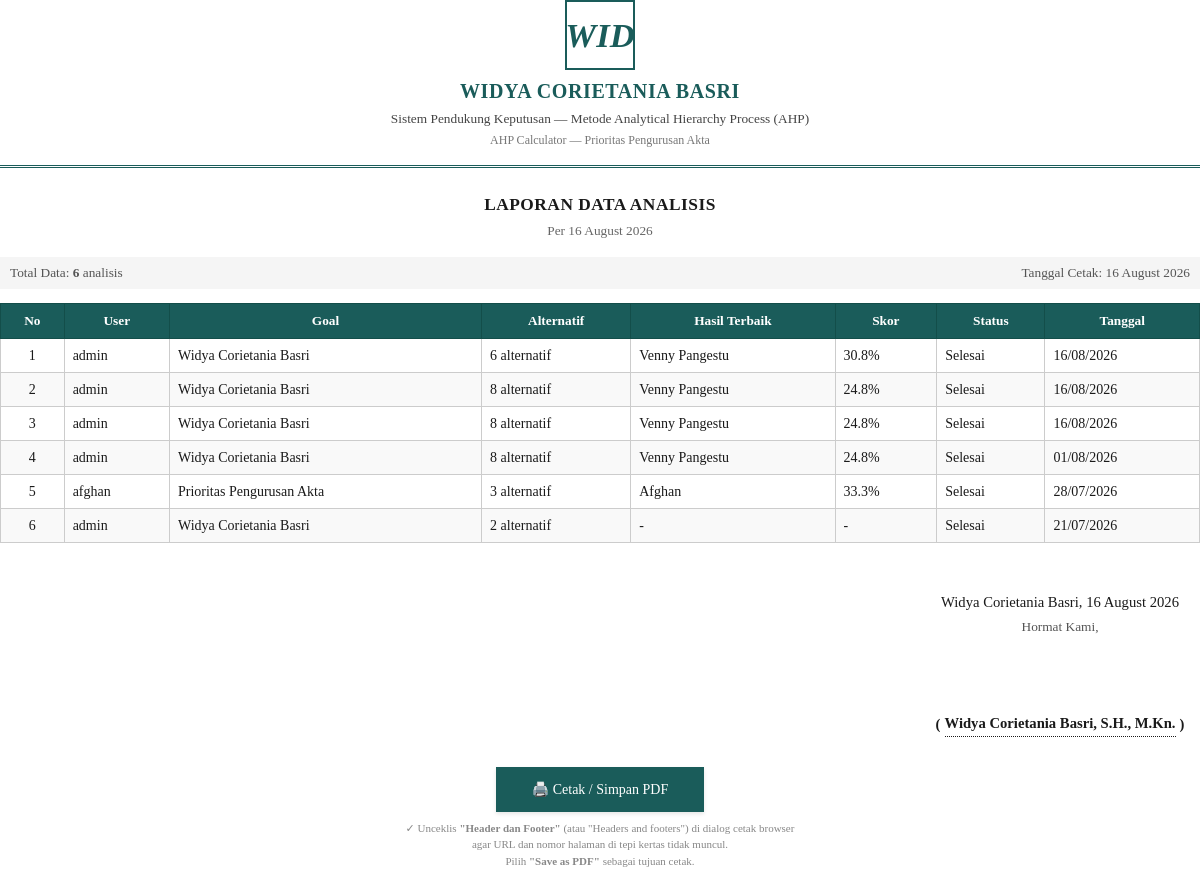
The page /report.php?type=analyses (signed in) on the database its author committed.
### tables this page shows
CREATE TABLE `analyses` (
  `id` int NOT NULL,
  `user_id` int DEFAULT NULL,
  `goal` varchar(255) NOT NULL DEFAULT 'Prioritas Pengurusan Akta',
  `client_name` varchar(100) DEFAULT NULL,
  `notes` text,
  `status` enum('draft','completed') DEFAULT 'draft',
  `created_at` timestamp NULL DEFAULT CURRENT_TIMESTAMP,
  `updated_at` timestamp NULL DEFAULT CURRENT_TIMESTAMP ON UPDATE CURRENT_TIMESTAMP
);

CREATE TABLE `users` (
  `id` int NOT NULL,
  `username` varchar(50) NOT NULL,
  `email` varchar(100) NOT NULL,
  `password_hash` varchar(255) NOT NULL,
  `role` enum('super_admin','user') NOT NULL DEFAULT 'user',
  `is_active` tinyint(1) DEFAULT '1',
  `last_login` timestamp NULL DEFAULT NULL,
  `created_at` timestamp NULL DEFAULT CURRENT_TIMESTAMP,
  `updated_at` timestamp NULL DEFAULT CURRENT_TIMESTAMP ON UPDATE CURRENT_TIMESTAMP
);

### db_helpers.php (called while the page is built, shortened)
<?php
function isSuperAdmin()
{
    return isset($_SESSION["user_role"]) &&
        $_SESSION["user_role"] === "super_admin";
}
function dbGetAllAnalyses()
{
    $db = Database::getInstance();
    $analyses = $db->getRows(
        "SELECT a.*, u.username as user_name,
         (SELECT COUNT(*) FROM alternatives WHERE analysis_id = a.id) as alt_count,
         (SELECT JSON_UNQUOTE(JSON_EXTRACT(result_data, '$.ranking')) FROM comparisons WHERE analysis_id = a.id AND type = 'results' LIMIT 1) as ranking_json
         FROM analyses a LEFT JOIN users u ON a.user_id = u.id ORDER BY a.created_at DESC",
    );
    foreach ($analyses as &$a) {
        if ($a["ranking_json"]) {
            $ranking = json_decode($a["ranking_json"], true);
        }
    }
    return $analyses;
}
function dbEnsureSettingsTable()
{
    static $ensured = false;
    if ($ensured) return;
    try {
        $ensured = true;
    } catch (Exception $e) {}
}
function dbGetSetting($key, $default = '')
{
    try {
        $db = Database::getInstance();
        $val = $db->getValue("SELECT setting_value FROM settings WHERE setting_key = ?", [$key]);
        if ($val !== null) return $val;
    } catch (Exception $e) {}
    $defaults = [
        'app_name' => APP_NAME,
        'app_institution' => APP_INSTITUTION,
        'app_logo_text' => 'A',
        'app_logo_url' => '',
        'report_signer_title' => 'Hormat Kami,',
        'report_signer_name' => 'Widya Corietania Basri, S.H., M.Kn.',
        'report_header_align' => 'center',
    ];
    return $defaults[$key] ?? $default;
}

### database.php (called while the page is built, shortened)
<?php
class Database {
    private static $instance = null;
    private $conn;
    private $host;
    private $user;
    private $pass;
    private $dbname;
    private $port;
    private function __construct() {
        $this->host = DB_HOST;
        $this->user = DB_USER;
        $this->pass = DB_PASS;
        $this->dbname = DB_NAME;
        $this->port = DB_PORT;
    }
    private function connect() {
        $this->conn = new mysqli($this->host, $this->user, $this->pass, $this->dbname, $this->port);
        $this->conn->set_charset("utf8mb4");
    }
    public static function getInstance() {
        if (self::$instance === null) {
            self::$instance = new self();
        }
        return self::$instance;
    }
    public function query($sql, $params = []) {
        if (empty($params)) {
            $result = $this->conn->query($sql);
            return $result;
        }
        $stmt = $this->conn->prepare($sql);
        if (!empty($params)) {
            $types = '';
            $values = [];
            foreach ($params as $param) {
                if (is_int($param)) {
                    $types .= 'i';
                } elseif (is_float($param)) {
                    $types .= 'd';
                } elseif (is_null($param)) {
                    $types .= 's';
                } else {
                    $types .= 's';
                }
                $values[] = $param;
            }
            $stmt->bind_param($types, ...$values);
        }
        $stmt->execute();
        $result = $stmt->get_result();
        return $result;
    }
    public function getRow($sql, $params = []) {
        $result = $this->query($sql, $params);
        if ($result instanceof mysqli_result) {
            return $result->fetch_assoc();
        }
        return null;
    }
    public function getRows($sql, $params = []) {
        $result = $this->query($sql, $params);
        if ($result instanceof mysqli_result) {
            return $result->fetch_all(MYSQLI_ASSOC);
        }
        return [];
    }
    public function getValue($sql, $params = []) {
        $row = $this->getRow($sql, $params);
        if ($row) {
            return reset($row);
        }
        return null;
    }
}

### report.php (the view, shortened to what this page needs)
<?php
require_once 'database.php';
require_once 'db_helpers.php';
$type = $_GET['type'] ?? '';
$today = date('d F Y');
$institution = dbGetSetting('app_institution', APP_INSTITUTION);
$appName = dbGetSetting('app_name', APP_NAME);
$logoText = dbGetSetting('app_logo_text', 'A');
$logoUrl = dbGetSetting('app_logo_url', '');
$signerTitle = dbGetSetting('report_signer_title', 'Hormat Kami,');
$signerName = dbGetSetting('report_signer_name', 'Widya Corietania Basri, S.H., M.Kn.');
$headerAlign = dbGetSetting('report_header_align', 'center');
$data = [];
$title = '';
$headers = [];
$rows = [];
switch ($type) {
    case 'analyses':
        $title = 'Laporan Data Analisis';
        $data = isSuperAdmin() ? dbGetAllAnalyses() : dbGetUserAnalyses($_SESSION['user_id']);
        $headers = ['No', 'User', 'Goal', 'Alternatif', 'Hasil Terbaik', 'Skor', 'Status', 'Tanggal'];
        $no = 1;
        foreach ($data as $a) {
            $alts = $a['alt_count'] ?? 0;
            $top = $a['top_alternative'] ?? '-';
            $score = isset($a['top_score']) ? number_format($a['top_score'] * 100, 1) . '%' : '-';
            $rows[] = [
                $no++,
                $a['user_name'] ?? htmlspecialchars($_SESSION['username'] ?? '-'),
                $a['goal'],
                $alts . ' alternatif',
                $top,
                $score,
                $a['status'] === 'completed' ? 'Selesai' : 'Draft',
                date('d/m/Y', strtotime($a['created_at'])),
            ];
        }
        break;
}
?>
<!DOCTYPE html>
<html lang="id">
<head>
</head>
<body>
    <div class="letterhead <?= $headerAlign === 'center' ? 'header-center' : 'header-left' ?>">
        <div class="logo-area">
            <?php if (!empty($logoUrl)): ?>
            <img src="<?= htmlspecialchars($logoUrl) ?>" alt="Logo">
            <?php else: ?>
            <span><?= htmlspecialchars($logoText) ?></span>
            <?php endif; ?>
        </div>
        <div class="text-area">
            <h1><?= htmlspecialchars($institution) ?></h1>
            <p class="sub">Sistem Pendukung Keputusan — Metode Analytical Hierarchy Process (AHP)</p>
            <p class="address"><?= htmlspecialchars($appName) ?> — Prioritas Pengurusan Akta</p>
        </div>
    </div>
    <div class="report-title">
        <h3><?= htmlspecialchars($title) ?></h3>
        <p class="periode">Per <?= $today ?></p>
    </div>
    <div class="info-bar">
        <span>Total Data: <strong><?= count($data) ?></strong>
            <?php
                $label = match($type) {
                    'users' => 'user',
                    'criteria' => 'kriteria',
                    'alternatives' => 'alternatif',
                    'analyses' => 'analisis',
                    default => 'data'
                };
                echo $label;
            ?>
        </span>
        <span>Tanggal Cetak: <?= $today ?></span>
    </div>
    <table>
        <thead>
            <tr>
                <?php foreach ($headers as $h): ?>
                <th><?= htmlspecialchars($h) ?></th>
                <?php endforeach; ?>
            </tr>
        </thead>
        <tbody>
            <?php if (empty($rows)): ?>
            <tr><td colspan="<?= count($headers) ?>" style="padding:24px;color:#aaa;text-align:center;">Tidak ada data.</td></tr>
            <?php else: ?>
                <?php foreach ($rows as $r): ?>
                <tr>
                    <?php foreach ($r as $i => $cell): ?>
                    <td class="<?= $i === 0 ? '' : 'left' ?>"><?= htmlspecialchars($cell) ?></td>
                    <?php endforeach; ?>
                </tr>
                <?php endforeach; ?>
            <?php endif; ?>
        </tbody>
    </table>
    <div class="signature-wrapper">
        <div class="signature-box">
            <p class="city-date"><?= htmlspecialchars($institution) ?>, <?= $today ?></p>
            <p class="title-label"><?= htmlspecialchars($signerTitle) ?></p>
            <div class="name-container">
                <span>(</span>
                <span class="name-line"><?= htmlspecialchars($signerName) ?></span>
                <span>)</span>
            </div>
        </div>
    </div>
    <div class="no-print">
        <button onclick="window.print()">🖨️ Cetak / Simpan PDF</button>
        <p class="print-note">
            ✓ Unceklis <strong>"Header dan Footer"</strong> (atau "Headers and footers") di dialog cetak browser<br>
            agar URL dan nomor halaman di tepi kertas tidak muncul.<br>
            Pilih <strong>"Save as PDF"</strong> sebagai tujuan cetak.
        </p>
    </div>
</body>
</html>

### report.php (style rules this page uses)
* { box-sizing: border-box; margin: 0; padding: 0; }
body { font-family: 'Georgia', 'Times New Roman', Times, serif; font-size: 11pt; line-height: 1.5; color: #1a1a1a; width: 100%; }
.letterhead { margin-bottom: 24px; padding-bottom: 16px; border-bottom: 3px double #1a5c5a; }
.letterhead.header-center { display: flex; flex-direction: column; align-items: center; justify-content: center; text-align: center; }
.letterhead .logo-area { flex-shrink: 0; width: 70px; height: 70px; border: 2px solid #1a5c5a; display: flex; align-items: center; justify-content: center; margin-bottom: 6px; }
.letterhead .logo-area span { font-family: Georgia, serif; font-size: 26pt; font-weight: bold; font-style: italic; color: #1a5c5a; }
.letterhead .text-area h1 { font-size: 15pt; font-weight: bold; margin: 0 0 3px 0; text-transform: uppercase; letter-spacing: 0.03em; color: #1a5c5a; }
.letterhead .text-area .sub { font-size: 10pt; color: #444; margin: 0 0 2px 0; }
.letterhead .text-area .address { font-size: 9pt; color: #777; }
.report-title { text-align: center; margin: 20px 0 16px 0; }
.report-title h3 { font-size: 13pt; font-weight: bold; margin: 0; text-transform: uppercase; letter-spacing: 0.03em; }
.report-title .periode { font-size: 10pt; color: #666; margin-top: 3px; }
.info-bar { font-size: 10pt; color: #555; margin: 8px 0 14px 0; padding: 6px 10px; background: #f5f5f5; display: flex; justify-content: space-between; }
table { width: 100%; border-collapse: collapse; margin: 12px 0; font-size: 10.5pt; }
table thead th { background-color: #1a5c5a; color: white; font-weight: bold; text-align: center; padding: 7px 8px; border: 1px solid #134e4a; font-size: 10pt; }
table tbody td { padding: 6px 8px; border: 1px solid #ccc; text-align: center; vertical-align: middle; }
table tbody td.left { text-align: left; }
table tbody tr:nth-child(even) { background: #f9f9f9; }
.signature-wrapper { margin-top: 48px; width: 100%; display: flex; justify-content: flex-end; page-break-inside: avoid; }
.signature-box { text-align: center; width: 280px; }
.signature-box .city-date { font-size: 11pt; margin-bottom: 4px; white-space: nowrap; }
.signature-box .title-label { font-size: 10pt; color: #555; margin-bottom: 75px; }
.signature-box .name-container { display: flex; align-items: center; justify-content: center; font-size: 11pt; font-weight: bold; color: #1a1a1a; white-space: nowrap; }
.signature-box .name-line { display: inline-block; min-width: 210px; border-bottom: 1.5px dotted #1a1a1a; text-align: center; padding-bottom: 2px; margin: 0 4px; }
.no-print { text-align: center; margin: 30px 0; }
.no-print button { background: #1a5c5a; color: white; border: none; padding: 14px 36px; font-size: 14px; cursor: pointer; font-family: Georgia, serif; box-shadow: 0 2px 4px rgba(0,0,0,0.1); }
.no-print .print-note { margin-top: 8px; font-size: 11px; color: #888; font-family: Georgia, serif; }

### rows shown on the page
analyses: cell "5", user.username "afghan", goal "Prioritas Pengurusan Akta", cell "3 alternatif", cell "Afghan", cell "33.3%", cell "Selesai", cell "28/07/2026"

### other values the page prints
$logoText "WID"
$institution "WIDYA CORIETANIA BASRI"
$appName "AHP Calculator"
$title "LAPORAN DATA ANALISIS"
count($data) "6"
$label "analisis"
$h "No"
$h "User"
$h "Goal"
$h "Alternatif"
$h "Hasil Terbaik"
$h "Skor"
$h "Status"
$h "Tanggal"
$cell "1"
